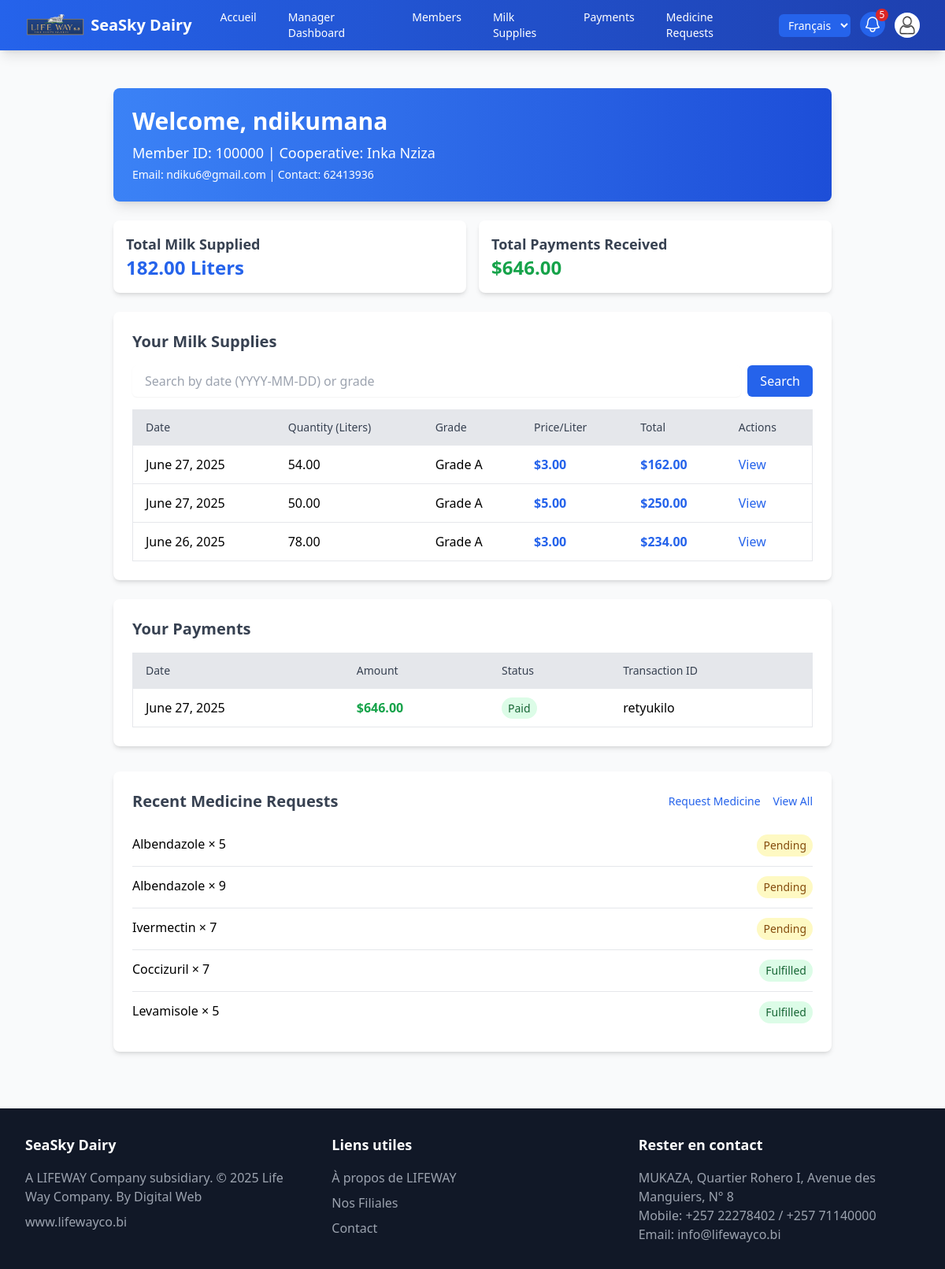
The app's page /dashboard/member/ (signed in) with its own data.
### supply/models.py (models this page shows, shortened)
class Member(models.Model):
    user = models.OneToOneField(User, on_delete=models.CASCADE, related_name="member_profile")
    cooperative = models.ForeignKey(Cooperative, on_delete=models.SET_NULL, null=True, blank=True, related_name="members")
    first_name = models.CharField(max_length=50)
    last_name = models.CharField(max_length=50)
    member_id = models.IntegerField(unique=True, editable=False)
    contact_number = models.CharField(max_length=15, blank=True)
    email = models.EmailField(blank=True, null=True)
    joined_date = models.DateField(default=timezone.now)
    @property
    def full_name(self):
        return f"{self.first_name} {self.last_name}".strip()
    class Meta:
        indexes = [
            models.Index(fields=['member_id']),
            models.Index(fields=['cooperative']),
        ]

class User(AbstractUser):
    ROLE_CHOICES = [
        ('ADMIN', 'Admin'),
        ('MANAGER', 'Cooperative Manager'),
        ('MEMBER', 'Member'),
    ]
    role = models.CharField(max_length=20, choices=ROLE_CHOICES, default='MEMBER')

class Cooperative(models.Model):
    name = models.CharField(max_length=100, unique=True)
    location = models.CharField(max_length=200, blank=True)
    contact_info = models.EmailField(blank=True, null=True)
    created_at = models.DateTimeField(auto_now_add=True)
    def __str__(self):
        return self.name
    class Meta:
        indexes = [
            models.Index(fields=['name']),
        ]

class MilkSupply(models.Model):
    member = models.ForeignKey(Member, on_delete=models.CASCADE, related_name="milk_supplies")
    supply_date = models.DateField(default=timezone.now)
    quantity_liters = models.DecimalField(
        max_digits=10, decimal_places=2, validators=[MinValueValidator(0.01)],
        help_text="Quantity of milk in liters"
    )
    quality_grade = models.CharField(max_length=10, choices=[
        ('A', 'Grade A'),
        ('B', 'Grade B'),
        ('C', 'Grade C')
    ], default='A')
    price_per_liter = models.DecimalField(
        max_digits=10, decimal_places=2, validators=[MinValueValidator(0.01)],
        help_text="Price per liter in USD"
    )
    recorded_at = models.DateTimeField(auto_now_add=True)
    def total_value(self):
        return self.quantity_liters * self.price_per_liter
    class Meta:
        indexes = [
            models.Index(fields=['member', 'supply_date']),
            models.Index(fields=['supply_date']),
        ]

class Payment(models.Model):
    member = models.ForeignKey(Member, on_delete=models.CASCADE, related_name="payments")
    milk_supply = models.ManyToManyField(MilkSupply, related_name="payments")
    amount = models.DecimalField(
        max_digits=10, decimal_places=2, validators=[MinValueValidator(0.01)]
    )
    payment_date = models.DateField(default=timezone.now)
    status = models.CharField(max_length=20, choices=[
        ('PENDING', 'Pending'),
        ('PAID', 'Paid'),
        ('OVERDUE', 'Overdue')
    ], default='PENDING')
    transaction_id = models.CharField(max_length=50, blank=True, null=True)
    notified = models.BooleanField(default=False)
    class Meta:
        indexes = [
            models.Index(fields=['member', 'payment_date']),
            models.Index(fields=['status']),
        ]

class MedicineRequest(models.Model):
    STATUS_CHOICES = (
        ('PENDING', _('Pending')),
        ('FULFILLED', _('Fulfilled')),
    )
    member = models.ForeignKey('Member', on_delete=models.CASCADE, related_name='medicine_requests')
    medicine = models.ForeignKey(Medicine, on_delete=models.CASCADE, related_name='requests')
    quantity = models.PositiveIntegerField(help_text=_("Requested quantity"))
    status = models.CharField(max_length=20, choices=STATUS_CHOICES, default='PENDING')
    request_date = models.DateTimeField(auto_now_add=True)
    fulfilled_quantity = models.PositiveIntegerField(null=True, blank=True)
    fulfilled_date = models.DateTimeField(null=True, blank=True)
    fulfilled_by = models.ForeignKey(settings.AUTH_USER_MODEL, on_delete=models.SET_NULL, null=True, blank=True)
    class Meta:
        ordering = ['-request_date']
        verbose_name = _("Medicine Request")
        verbose_name_plural = _("Medicine Requests")

class Medicine(models.Model):
    name = models.CharField(max_length=100, unique=True)
    stock_quantity = models.PositiveIntegerField(default=0)
    image_url = models.ImageField(upload_to='medicines/', blank=True, null=True)
    description = models.TextField(blank=True, null=True)
    price = models.DecimalField(
        max_digits=10, decimal_places=2, validators=[MinValueValidator(0.01)],
        default=0.01
    )
    created_at = models.DateTimeField(auto_now_add=True)
    updated_at = models.DateTimeField(auto_now=True)
    class Meta:
        ordering = ['name']
        verbose_name = "Medicine"
        verbose_name_plural = "Medicines"

### supply/views.py (the view, shortened to what this page needs)
# urls.py: path('dashboard/member/', views.member_dashboard, name='member_dashboard'),
@login_required
def member_dashboard(request):
    member = get_member_profile(request.user)
    if member is None:
        if request.user.role in ('ADMIN', 'MANAGER'):
            return redirect(DASHBOARD_BY_ROLE[request.user.role])
        return HttpResponseForbidden("No member profile found")
    search_query = request.GET.get('search', '').strip()
    supplies = member.milk_supplies.order_by('-supply_date')
    payments = member.payments.order_by('-payment_date')
    supplies = Paginator(supplies, 10).get_page(request.GET.get('supplies_page'))
    payments = Paginator(payments, 10).get_page(request.GET.get('payments_page'))
    context = {
        'member': member,
        'supplies': supplies,
        'payments': payments,
        'search_query': search_query,
        'total_liters': member.milk_supplies.aggregate(total=Sum('quantity_liters'))['total'] or 0,
        'total_payments': member.payments.filter(status='PAID').aggregate(total=Sum('amount'))['total'] or 0,
        'medicine_requests': member.medicine_requests.select_related('medicine')[:5],
    }
    return render(request, 'member_dashboard.html', context)

### supply/context_processors.py (called while the page is built)
def notifications(request):
    user = getattr(request, 'user', None)
    if user is None or not user.is_authenticated:
        return {}
    requests = MedicineRequest.objects.filter(status='PENDING')
    if user.role == 'MANAGER':
        profile = get_member_profile(user)
        requests = requests.filter(member__cooperative=profile.cooperative if profile else None)
    elif user.role != 'ADMIN':
        profile = get_member_profile(user)
        requests = requests.filter(member=profile) if profile else requests.none()
    return {'pending_request_count': requests.count()}

### supply/forms.py (called while the page is built)
def get_member_profile(user):
    if user is None or not user.is_authenticated:
        return None
    try:
        return user.member_profile
    except Member.DoesNotExist:
        return None

### supply/templates/member_dashboard.html (shortened to what this page needs)
{% extends 'base.html' %}
{% block content %}
<div class="container mx-auto p-4 sm:p-6">
    <div class="bg-gradient-to-r from-blue-500 to-blue-700 text-white p-6 rounded-lg shadow-lg mb-6">
        <h1 class="text-3xl font-bold">Welcome, {{ member.user.username }}</h1>
        <p class="text-lg mt-2">Member ID: {{ member.member_id }} | Cooperative: {{ member.cooperative|default:"N/A" }}</p>
        <p class="text-sm mt-1">Email: {{ member.email|default:"N/A" }} | Contact: {{ member.contact_number|default:"N/A" }}</p>
    </div>
    <div class="grid grid-cols-1 sm:grid-cols-2 gap-4 mb-6">
        <div class="bg-white p-4 rounded-lg shadow-md">
            <h2 class="text-lg font-semibold text-gray-700">Total Milk Supplied</h2>
            <p class="text-2xl font-bold text-blue-600">{{ total_liters|floatformat:2 }} Liters</p>
        </div>
        <div class="bg-white p-4 rounded-lg shadow-md">
            <h2 class="text-lg font-semibold text-gray-700">Total Payments Received</h2>
            <p class="text-2xl font-bold text-green-600">${{ total_payments|floatformat:2 }}</p>
        </div>
    </div>
    <div class="bg-white p-6 rounded-lg shadow-md mb-6">
        <div class="flex justify-between items-center mb-4">
            <h2 class="text-xl font-semibold text-gray-700">Your Milk Supplies</h2>
        </div>
        <form method="get" class="mb-4">
            <div class="flex space-x-2">
                <input type="text" name="search" placeholder="Search by date (YYYY-MM-DD) or grade" value="{{ request.GET.search }}" class="block w-full border-gray-300 rounded-md shadow-sm focus:ring-blue-500 focus:border-blue-500 px-4 py-2">
                <button type="submit" class="bg-blue-600 text-white px-4 py-2 rounded-md hover:bg-blue-700 focus:outline-none focus:ring-2 focus:ring-blue-500">Search</button>
            </div>
        </form>
        <div class="overflow-x-auto">
            <table class="min-w-full bg-white border rounded-lg">
                <thead class="bg-gray-200">
                    <tr>
                        <th class="py-3 px-4 border-b text-left text-sm font-medium text-gray-700">Date</th>
                        <th class="py-3 px-4 border-b text-left text-sm font-medium text-gray-700">Quantity (Liters)</th>
                        <th class="py-3 px-4 border-b text-left text-sm font-medium text-gray-700">Grade</th>
                        <th class="py-3 px-4 border-b text-left text-sm font-medium text-gray-700">Price/Liter</th>
                        <th class="py-3 px-4 border-b text-left text-sm font-medium text-gray-700">Total</th>
                        <th class="py-3 px-4 border-b text-left text-sm font-medium text-gray-700">Actions</th>
                    </tr>
                </thead>
                <tbody>
                    {% for supply in supplies %}
                    <tr class="hover:bg-gray-50">
                        <td class="py-3 px-4 border-b">{{ supply.supply_date }}</td>
                        <td class="py-3 px-4 border-b">{{ supply.quantity_liters|floatformat:2 }}</td>
                        <td class="py-3 px-4 border-b">{{ supply.get_quality_grade_display }}</td>
                        <td class="py-3 px-4 border-b font-semibold text-blue-600">${{ supply.price_per_liter|floatformat:2 }}</td>
                        <td class="py-3 px-4 border-b font-semibold text-blue-600">${{ supply.total_value|floatformat:2 }}</td>
                        <td class="py-3 px-4 border-b">
                            <a href="{% url 'milk_supply_update' supply.pk %}" class="text-blue-600 hover:underline" title="Edit supply" aria-label="Edit supply">View</a>
                        </td>
                    </tr>
                    {% empty %}
                    <tr><td colspan="6" class="py-3 px-4 border-b text-center text-gray-500">No supplies found.</td></tr>
                    {% endfor %}
                </tbody>
            </table>
        </div>
    </div>
    <div class="bg-white p-6 rounded-lg shadow-md">
        <h2 class="text-xl font-semibold text-gray-700 mb-4">Your Payments</h2>
        <div class="overflow-x-auto">
            <table class="min-w-full bg-white border rounded-lg">
                <thead class="bg-gray-200">
                    <tr>
                        <th class="py-3 px-4 border-b text-left text-sm font-medium text-gray-700">Date</th>
                        <th class="py-3 px-4 border-b text-left text-sm font-medium text-gray-700">Amount</th>
                        <th class="py-3 px-4 border-b text-left text-sm font-medium text-gray-700">Status</th>
                        <th class="py-3 px-4 border-b text-left text-sm font-medium text-gray-700">Transaction ID</th>
                    </tr>
                </thead>
                <tbody>
                    {% for payment in payments %}
                    <tr class="hover:bg-gray-50">
                        <td class="py-3 px-4 border-b">{{ payment.payment_date }}</td>
                        <td class="py-3 px-4 border-b font-semibold text-green-600">${{ payment.amount|floatformat:2 }}</td>
                        <td class="py-3 px-4 border-b">
                            <span class="{% if payment.status == 'PAID' %}bg-green-100 text-green-800{% elif payment.status == 'PENDING' %}bg-yellow-100 text-yellow-800{% else %}bg-red-100 text-red-800{% endif %} px-2 py-1 rounded-full text-sm">
                                {{ payment.get_status_display }}
                            </span>
                        </td>
                        <td class="py-3 px-4 border-b">{{ payment.transaction_id|default:"N/A" }}</td>
                    </tr>
                    {% empty %}
                    <tr><td colspan="4" class="py-3 px-4 border-b text-center text-gray-500">No payments found.</td></tr>
                    {% endfor %}
                </tbody>
            </table>
        </div>
    </div>
    <div class="bg-white p-6 rounded-lg shadow-md mt-8">
        <div class="flex items-center justify-between mb-4">
            <h2 class="text-xl font-semibold text-gray-700">Recent Medicine Requests</h2>
            <div class="flex gap-4 text-sm">
                <a href="{% url 'medicine_list' %}" class="text-blue-600 hover:underline">Request Medicine</a>
                <a href="{% url 'member_requests' %}" class="text-blue-600 hover:underline">View All</a>
            </div>
        </div>
        <ul class="divide-y">
            {% for medicine_request in medicine_requests %}
            <li class="py-3 flex justify-between">
                <span>{{ medicine_request.medicine.name }} &times; {{ medicine_request.quantity }}</span>
                <span class="{% if medicine_request.status == 'FULFILLED' %}bg-green-100 text-green-800{% else %}bg-yellow-100 text-yellow-800{% endif %} px-2 py-1 rounded-full text-sm">{{ medicine_request.get_status_display }}</span>
            </li>
            {% empty %}
            <li class="py-3 text-gray-500">No medicine requests yet.</li>
            {% endfor %}
        </ul>
    </div>
</div>
{% endblock %}

### records on screen
Member: user.username "ndikumana", member_id "100000", cooperative "Inka Nziza", email "ndiku6@gmail.com", contact_number "62413936"
MilkSupply: supply_date "June 27, 2025", quantity_liters "54.00", quality_grade "Grade A", price_per_liter "3.00", total_value "162.00"
MilkSupply: supply_date "June 27, 2025", quantity_liters "50.00", quality_grade "Grade A", price_per_liter "5.00", total_value "250.00"
MilkSupply: supply_date "June 26, 2025", quantity_liters "78.00", quality_grade "Grade A", price_per_liter "3.00", total_value "234.00"
Payment: payment_date "June 27, 2025", amount "646.00", status "Paid", transaction_id "retyukilo"
MedicineRequest: medicine.name "Albendazole", quantity "5", status "Pending"
MedicineRequest: medicine.name "Albendazole", quantity "9", status "Pending"
MedicineRequest: medicine.name "Ivermectin", quantity "7", status "Pending"
MedicineRequest: medicine.name "Coccizuril", quantity "7", status "Fulfilled"
MedicineRequest: medicine.name "Levamisole", quantity "5", status "Fulfilled"

### other values on screen
{{ pending_request_count }} "5"
{{ total_liters|floatformat:2 }} "182.00"
{{ total_payments|floatformat:2 }} "646.00"
